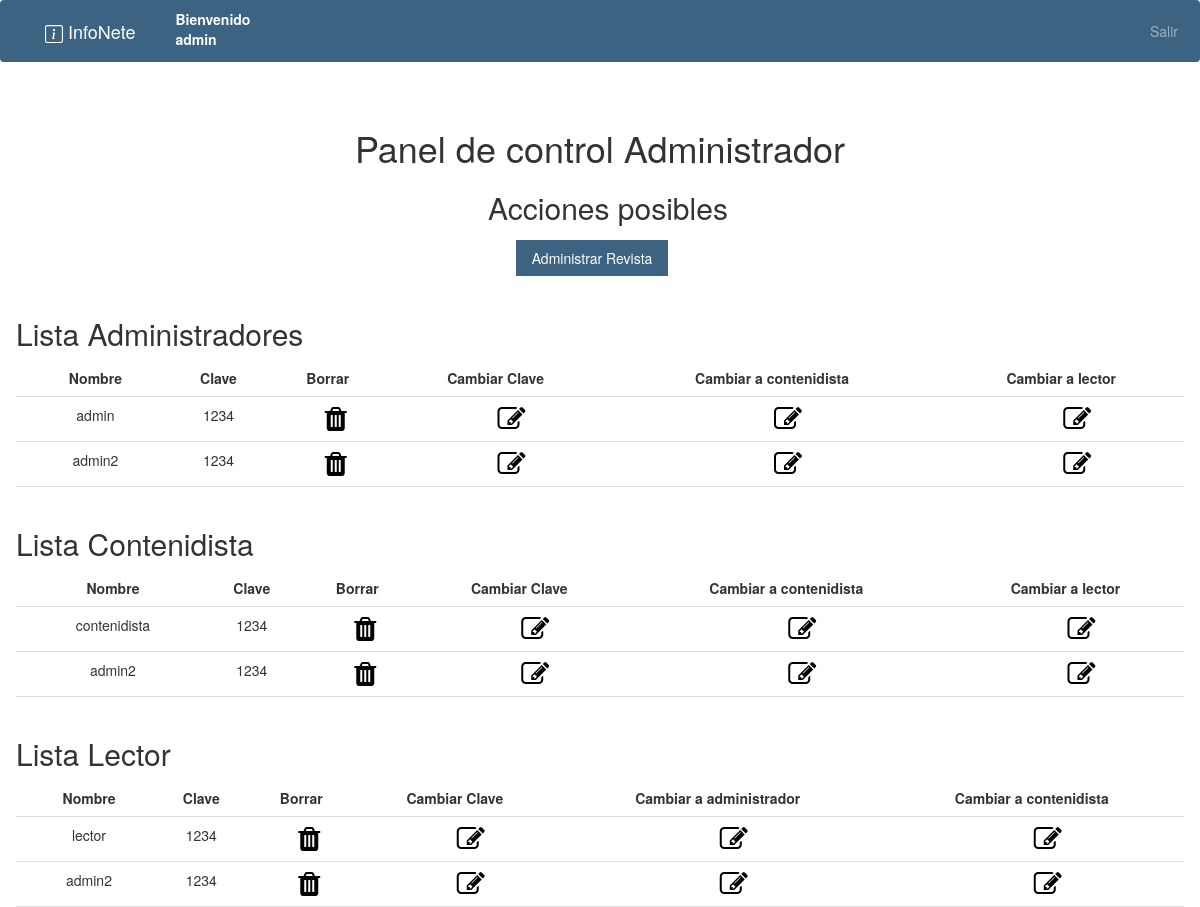
The page /interno.php?page=panelControl (signed in) on the database as committed earlier.
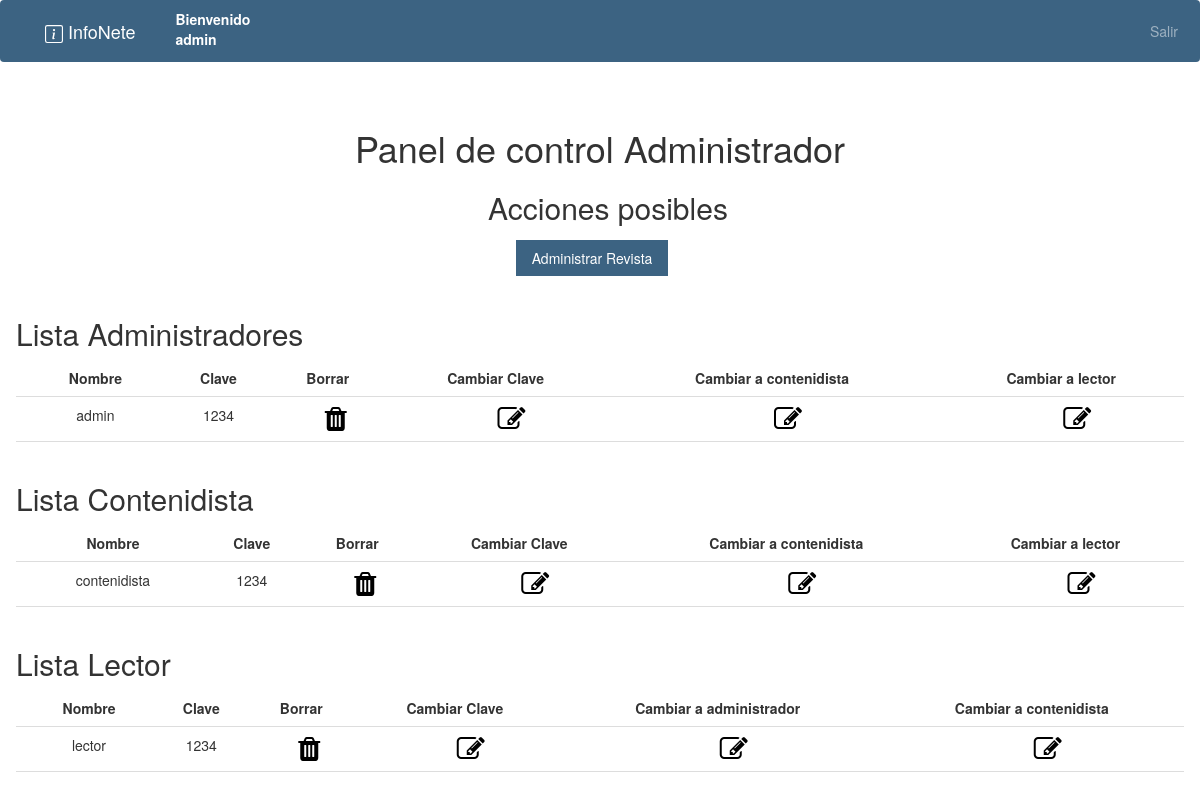
The same page on the database as committed later.
### tables this page shows
CREATE TABLE Usuario    				
(
Id_usuario int NOT NULL auto_increment,
Nro_doc int NOT NULL,
Cod_doc int NOT NULL,
Nombre varchar(50),
Mail varchar(64),
Telefono int,
Cod_Usuario int NOT NULL,										 
Pass varchar(50),																						
CONSTRAINT PK_Usuario PRIMARY KEY (Id_usuario),
CONSTRAINT FK_Usuario_Documento FOREIGN KEY (Cod_doc) REFERENCES Tipo_doc (Cod_doc),
CONSTRAINT FK_Usuario_Rol FOREIGN KEY (Cod_Usuario) REFERENCES Rol (Cod_Rol) 
);

### controller/InicioController.php (called while the page is built, shortened)
<?php
class InicioController
{
    private $modelo;
    public function __construct(){
        $this->modelo = new InicioModel();
    }
    public function executePanelControl(){
        $this->modelo->executeBuscarUsuarios();
        include_once("view/adm/panelControl.php");
    }
}

### helper/Database.php (called while the page is built, shortened)
<?php
class Database{
    private $conexion;
    public function __construct(){
        $configuracion = parse_ini_file("config/config.ini");
        $servername = $configuracion["servername"];
        $username = $configuracion["username"];
        $dbname =  $configuracion["dbname"];
        $password =  $configuracion["password"];
        $conn = new mysqli($servername, $username, $password);
        $conn->select_db($dbname);
        $this->conexion = $conn;
    }
    public function queryBuscarUsuarios(){
        $stmt = $this->conexion->prepare("SELECT * FROM usuario  where Cod_Usuario=1");
        $stmt->execute();
        $result = $stmt->get_result();
        $stmt2 = $this->conexion->prepare("SELECT * FROM usuario  where Cod_Usuario=2");
        $stmt2->execute();
        $result2 = $stmt2->get_result();
        $stmt3 = $this->conexion->prepare("SELECT * FROM usuario  where Cod_Usuario=3");
        $stmt3->execute();
        $result3 = $stmt3->get_result();
    }
}

### model/InicioModel.php (called while the page is built, shortened)
<?php
include_once("helper/Database.php");
class InicioModel
{
    private $conexion;
    public function __construct(){
        $this->conexion = new Database();
    }
    public function executeBuscarUsuarios(){
        $this->conexion->queryBuscarUsuarios();
    }
}

### view/adm/panelControl.php (the view, shortened to what this page needs)
<?php
if(isset($_SESSION["usuarioOK"])) {
    ?>
    <html>
    <link rel="stylesheet" href="https://maxcdn.bootstrapcdn.com/bootstrap/3.3.6/css/bootstrap.min.css">
    <link rel="stylesheet" href="https://stackpath.bootstrapcdn.com/font-awesome/4.7.0/css/font-awesome.min.css">
    <body>
    <div class="w3-container w3-center">
        <h1 class="">Panel de control Administrador</h1>
        <h2 class="w3-margin-left w3-margin-bottom" style="margin-top: 2%">Acciones posibles</h2>
        <div class="w3-container w3-margin-top">
            <a href="interno.php?page=admRevista" class="w3-button bg-primary w3-hover-black w3-margin-right"style="text-decoration: none">Administrar Revista</a>
        </div>
    </div>
    <br>
    <div class="w3-container">
        <h2>Lista Administradores</h2>
        <table class="w3-table w3-bordered">
            <tr>
                <th class='text-center'>Nombre</th>
                <th class='text-center'>Clave</th>
                <th class='text-center'>Borrar</th>
                <th class='text-center'>Cambiar Clave</th>
                <th class='text-center'>Cambiar a contenidista</th>
                <th class='text-center'>Cambiar a lector</th>
            <?php
            if(isset($_SESSION["admin"])) {
                $admin = $_SESSION["admin"];
                $tam = sizeof($admin);
                for ($i = 1; $i <= $tam; $i++) {
                    $posA = explode("-", $admin[$i]);
                    echo "<tr>";
                    echo "<td class='text-center'>$posA[1]</td>";
                    echo "<td class='text-center'>$posA[2]</td>";
                    echo "<td class='text-center'>";
                    echo"<div class='w3-margin-left '><a href='interno.php?page=borrarUsuario&idUsuario=$posA[0]'style='color: black'><i class=\"fa fa-trash fa-2x\" aria-hidden=\"true\"></i></a></div>";
                    echo "</td>";
                    echo "<td class='text-center'>";
                    echo "<div class='w3-margin-left'><div class='w3-margin-left'><a href='interno.php?page=cambiarClave&Id_usuario=$posA[0]' style='color: black'>
                              <i class=\"fa fa-pencil-square-o fa-2x\" aria-hidden=\"true\" href='#'></i></a></div></div>";
                    echo "</td>";
                    echo "<td class='text-center'>";
                    echo "<div class='w3-margin-left'><div class='w3-margin-left'><a href='interno.php?page=cambiarAConte&Id_usuario=$posA[0]' style='color: black'>
                              <i class=\"fa fa-pencil-square-o fa-2x\" aria-hidden=\"true\" href='#'></i></a></div></div>";
                    echo "</td>";
                    echo "<td class='text-center'>";
                    echo "<div class='w3-margin-left'><div class='w3-margin-left'><a href='interno.php?page=cambiarALector&Id_usuario=$posA[0]' style='color: black'>
                              <i class=\"fa fa-pencil-square-o fa-2x\" aria-hidden=\"true\" href='#'></i></a></div></div>";
                    echo "</td>";
                    echo"</tr>";
                }
            }
            ?>
        </table>
    </div>
    <br>
    <div class="w3-container">
        <h2>Lista Contenidista</h2>
        <table class="w3-table w3-bordered">
            <tr>
                <th class='text-center'>Nombre</th>
                <th class='text-center'>Clave</th>
                <th class='text-center'>Borrar</th>
                <th class='text-center'>Cambiar Clave</th>
                <th class='text-center'>Cambiar a contenidista</th>
                <th class='text-center'>Cambiar a lector</th>
            </tr>
            <?php
            if(isset($_SESSION["contenidista"])) {
                $contenidista = $_SESSION["contenidista"];
                $tam = sizeof($contenidista);
                for ($i = 1; $i <= $tam; $i++) {
                    $posC = explode("-", $contenidista[$i]);
                    echo "<tr>";
                    echo "<td class='text-center'>$posC[1]</td>";
                    echo "<td class='text-center'>$posC[2]</td>";
                    echo "<td class='text-center'>";
                    echo"<div class='w3-margin-left '><a href='interno.php?page=borrarUsuario&idUsuario=$posC[0]'style='color: black'><i class=\"fa fa-trash fa-2x\" aria-hidden=\"true\"></i></a></div>";
                    echo "</td>";
                    echo "<td class='text-center'>";
                    echo "<div class='w3-margin-left'><div class='w3-margin-left'><a href='interno.php?page=cambiarClave&Id_usuario=$posC[0]' style='color: black'>
                              <i class=\"fa fa-pencil-square-o fa-2x\" aria-hidden=\"true\" href='#'></i></a></div></div>";
                    echo "</td>";
                    echo "<td class='text-center'>";
                    echo "<div class='w3-margin-left'><div class='w3-margin-left'><a href='interno.php?page=cambiarAConte&Id_usuario=$posC[0]' style='color: black'>
                              <i class=\"fa fa-pencil-square-o fa-2x\" aria-hidden=\"true\" href='#'></i></a></div></div>";
                    echo "</td>";
                    echo "<td class='text-center'>";
                    echo "<div class='w3-margin-left'><div class='w3-margin-left'><a href='interno.php?page=cambiarALector&Id_usuario=$posC[0]' style='color: black'>
                              <i class=\"fa fa-pencil-square-o fa-2x\" aria-hidden=\"true\" href='#'></i></a></div></div>";
                    echo "</td>";
                    echo"</tr>";
                }
            }
            ?>
        </table>
    </div>
    <br>
    <div class="w3-container">
        <h2>Lista Lector</h2>
        <table class="w3-table w3-bordered">
            <tr>
                <th class='text-center'>Nombre</th>
                <th class='text-center'>Clave</th>
                <th class='text-center'>Borrar</th>
                <th class='text-center'>Cambiar Clave</th>
                <th class='text-center'>Cambiar a administrador</th>
                <th class='text-center w3-margin-left'> Cambiar a contenidista</th>
            </tr>
            <?php
            if(isset($_SESSION["lector"])) {
                $lector = $_SESSION["lector"];
                $tam = sizeof($lector);
                for ($i = 1; $i <= $tam; $i++) {
                    $posL = explode("-", $lector[$i]);
                    echo "<tr>";
                    echo "<td class='text-center'>$posL[1]</td>";
                    echo "<td class='text-center'>$posL[2]</td>";
                    echo "<td class='text-center'>";
                    echo"<div class='w3-margin-left '><a href='interno.php?page=borrarUsuario&idUsuario=$posL[0]'style='color: black'><i class=\"fa fa-trash fa-2x\" aria-hidden=\"true\"></i></a></div>";
                    echo "</td>";
                    echo "<td class='text-center'>";
                    echo "<div class='w3-margin-left'><div class='w3-margin-left'><a href='interno.php?page=cambiarClave&Id_usuario=$posL[0]' style='color: black'>
                              <i class=\"fa fa-pencil-square-o fa-2x\" aria-hidden=\"true\" href='#'></i></a></div></div>";
                    echo "</td>";
                    echo "<td class='text-center'>";
                    echo "<div class='w3-margin-left'><div class='w3-margin-left'><a href='interno.php?page=cambiarAConte&Id_usuario=$posL[0]' style='color: black'>
                              <i class=\"fa fa-pencil-square-o fa-2x\" aria-hidden=\"true\" href='#'></i></a></div></div>";
                    echo "</td>";
                    echo "<td class='text-center'>";
                    echo "<div class='w3-margin-left'><div class='w3-margin-left'><a href='interno.php?page=cambiarALector&Id_usuario=$posL[0]' style='color: black'>
                              <i class=\"fa fa-pencil-square-o fa-2x\" aria-hidden=\"true\" href='#'></i></a></div></div>";
                    echo "</td>";
                    echo"</tr>";
                }
            }
            ?>
        </table>
    </div>
    </body>
    </html>
    <?php
}else{
    header("Location: index.php");
    exit();
}
?>

### view/partial/headerInteno.php (shortened to what this page needs)
<?php
if(isset($_SESSION["usuarioOK"])) {
    $usuario = $_SESSION["usuarioOK"];
    $pos = explode("-", $usuario);
}
?>
<!DOCTYPE html>
<html>
<head>
    <link rel="stylesheet" href="view/css/bootstrap.min.css">
    <link rel="stylesheet" href="view/css/estilos.css">
    <link rel="stylesheet" href="view/css/style.css">
    <link rel="stylesheet" href="view/css/w3.css">
</head>
<body>
<nav class="navbar navbar-expand-lg navbar-dark bg-primary">
    <div class="container">
        <a class="navbar-brand" href="index.php">
                <span>
                </span> InfoNete
        </a>
        <div class="collapse navbar-collapse align-content-center">
            <ul class="navbar-nav ml-auto align-content-center">
                <li class="nav-item active align-content-center text-white">
                    <?php if(isset($_SESSION["usuarioOK"])) { ?>
                        <label>Bienvenido <?php echo $pos[1];?></label>
                    <?php } ?>
                </li>
            </ul>
        </div>
        <div class="collapse navbar-collapse" >
            <?php if(isset($_SESSION["usuarioOK"])) {
            ?>
            <ul class="navbar-nav ml-auto">
                <li class="nav-item w3-margin-right w3-display-right">
                    <a class="nav-link" href="view/logOut.php">Salir</a>
                </li>
                <?php
                }
                ?>
            </ul>
        </div>
    </div>
</nav>
<div class="w3-content" style="max-width:2000px;margin-top:46px">
</html>

### interno.php (shortened to what this page needs)
<?php
include_once("view/partial/headerInteno.php");
$page = isset($_GET[ "page" ]) ? $_GET[ "page" ] : "inicioAdm";
switch ($page){
    case "panelControl":
        include_once("controller/InicioController.php");
        $controller = new InicioController();
        $controller->executePanelControl();
        break;
}

### view/css/estilos.css (style rules this page uses)
.bg-primary { background-color: #3c6382 !important; }

### view/css/style.css (style rules this page uses)
.bg-primary { background-color: #3c6382 !important; }

### view/css/w3.css (style rules this page uses)
*,*:before,*:after { box-sizing:inherit }
html { -ms-text-size-adjust:100%;-webkit-text-size-adjust:100% }
body { margin:0 }
article,aside,details,figcaption,figure,footer,header,main,menu,nav,section { display:block }
a { background-color:transparent }
html,body { font-family:Verdana,sans-serif;font-size:15px;line-height:1.5 }
html { overflow-x:hidden }
h1 { font-size:36px }
h2 { font-size:30px }
h1,h2,h3,h4,h5,h6 { font-family:"Segoe UI",Arial,sans-serif;font-weight:400;margin:10px 0 }
a { color:inherit }
.w3-table,.w3-table-all { border-collapse:collapse;border-spacing:0;width:100%;display:table }
.w3-bordered tr,.w3-table-all tr { border-bottom:1px solid #ddd }
.w3-table td,.w3-table th,.w3-table-all td,.w3-table-all th { padding:8px 8px;display:table-cell;text-align:left;vertical-align:top }
.w3-table th:first-child,.w3-table td:first-child,.w3-table-all th:first-child,.w3-table-all td:first-child { padding-left:16px }
.w3-btn,.w3-button { border:none;display:inline-block;padding:8px 16px;vertical-align:middle;overflow:hidden;text-decoration:none;color:inherit;background-color:inherit;text-align:center;cursor:pointer;white-space:nowrap }
.w3-btn,.w3-button { -webkit-touch-callout:none;-webkit-user-select:none;-khtml-user-select:none;-moz-user-select:none;-ms-user-select:none;user-select:none }
.w3-container:after,.w3-container:before,.w3-panel:after,.w3-panel:before,.w3-row:after,.w3-row:before,.w3-row-padding:after,.w3-row-padding:before, .w3-cell-row:before,.w3-cell-row:after,.w3-clear:after,.w3-clear:before,.w3-bar:before,.w3-bar:after { content:"";display:table;clear:both }
.w3-content,.w3-auto { margin-left:auto;margin-right:auto }
.w3-content { max-width:980px }
.w3-display-right { position:absolute;top:50%;right:0%;transform:translate(0%,-50%);-ms-transform:translate(0%,-50%) }
.w3-container,.w3-panel { padding:0.01em 16px }
.w3-center { text-align:center!important }
.w3-margin-top { margin-top:16px!important }
.w3-margin-bottom { margin-bottom:16px!important }
.w3-margin-left { margin-left:16px!important }
.w3-margin-right { margin-right:16px!important }

Rows that differ between the two databases and show on the page:
removed usuario: Nombre "admin2", Pass "1234"
